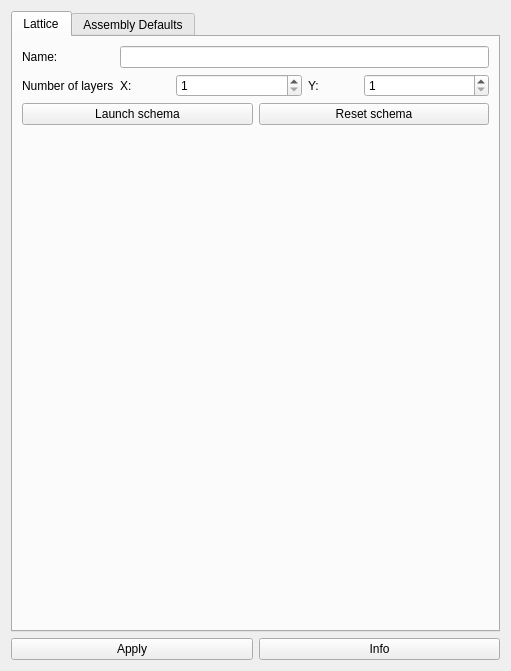
<?xml version="1.0" encoding="UTF-8"?>
<ui version="4.0">
 <class>RGGEditCoreParameters</class>
 <widget class="QWidget" name="RGGEditCoreParameters">
  <property name="geometry">
   <rect>
    <x>0</x>
    <y>0</y>
    <width>511</width>
    <height>671</height>
   </rect>
  </property>
  <property name="windowTitle">
   <string>Form</string>
  </property>
  <layout class="QGridLayout" name="gridLayout">
   <item row="0" column="0">
    <widget class="QTabWidget" name="coreWidget">
     <property name="currentIndex">
      <number>0</number>
     </property>
     <widget class="QWidget" name="lattice">
      <attribute name="title">
       <string>Lattice</string>
      </attribute>
      <layout class="QGridLayout" name="gridLayout_2">
       <item row="5" column="0" colspan="2">
        <layout class="QGridLayout" name="gridLayout_3">
         <item row="0" column="1">
          <widget class="QPushButton" name="resetSchemaPlannerButton">
           <property name="text">
            <string>Reset schema</string>
           </property>
          </widget>
         </item>
         <item row="0" column="0">
          <widget class="QPushButton" name="launchSchemaPlannerButton">
           <property name="text">
            <string>Launch schema</string>
           </property>
          </widget>
         </item>
        </layout>
       </item>
       <item row="1" column="1">
        <layout class="QGridLayout" name="gridLayout_5">
         <item row="1" column="2">
          <widget class="QLabel" name="latticeYLabel">
           <property name="maximumSize">
            <size>
             <width>50</width>
             <height>16777215</height>
            </size>
           </property>
           <property name="text">
            <string>Y:</string>
           </property>
          </widget>
         </item>
         <item row="1" column="0">
          <widget class="QLabel" name="latticeXLabel">
           <property name="maximumSize">
            <size>
             <width>50</width>
             <height>16777215</height>
            </size>
           </property>
           <property name="text">
            <string>X:</string>
           </property>
          </widget>
         </item>
         <item row="1" column="1">
          <widget class="QSpinBox" name="latticeXSpinBox">
           <property name="minimum">
            <number>1</number>
           </property>
          </widget>
         </item>
         <item row="1" column="3">
          <widget class="QSpinBox" name="latticeYSpinBox">
           <property name="minimum">
            <number>1</number>
           </property>
          </widget>
         </item>
        </layout>
       </item>
       <item row="1" column="0">
        <widget class="QLabel" name="label">
         <property name="text">
          <string>Number of layers</string>
         </property>
        </widget>
       </item>
       <item row="6" column="0">
        <spacer name="verticalSpacer">
         <property name="orientation">
          <enum>Qt::Vertical</enum>
         </property>
         <property name="sizeHint" stdset="0">
          <size>
           <width>20</width>
           <height>40</height>
          </size>
         </property>
        </spacer>
       </item>
       <item row="0" column="0">
        <widget class="QLabel" name="nameLabel">
         <property name="text">
          <string>Name:</string>
         </property>
        </widget>
       </item>
       <item row="0" column="1">
        <widget class="QLineEdit" name="nameLineEdit"/>
       </item>
      </layout>
     </widget>
     <widget class="QWidget" name="assemblyDefaults">
      <attribute name="title">
       <string>Assembly Defaults</string>
      </attribute>
      <layout class="QGridLayout" name="gridLayout_11">
       <item row="2" column="0">
        <widget class="QLabel" name="ductThicknessLabel">
         <property name="toolTip">
          <string>&lt;html&gt;&lt;head/&gt;&lt;body&gt;&lt;p&gt;Warning: An inappropriate duct thickness would make pins placed out of the duct. Be carefull about the change.&lt;/p&gt;&lt;/body&gt;&lt;/html&gt;</string>
         </property>
         <property name="text">
          <string>Duct thickness: </string>
         </property>
        </widget>
       </item>
       <item row="1" column="0">
        <widget class="QLabel" name="heightLabel">
         <property name="text">
          <string>Height:</string>
         </property>
        </widget>
       </item>
       <item row="0" column="0">
        <widget class="QLabel" name="zOriginLabel">
         <property name="text">
          <string>Z origin:</string>
         </property>
        </widget>
       </item>
       <item row="1" column="1">
        <widget class="QLineEdit" name="heightLineEdit"/>
       </item>
       <item row="0" column="1">
        <widget class="QLineEdit" name="zOriginLineEdit"/>
       </item>
       <item row="2" column="1">
        <layout class="QGridLayout" name="gridLayout_10">
         <item row="0" column="1">
          <widget class="QDoubleSpinBox" name="ductXThicknessSpinBox">
           <property name="decimals">
            <number>4</number>
           </property>
           <property name="minimum">
            <double>0.100000000000000</double>
           </property>
           <property name="maximum">
            <double>9999.000000000000000</double>
           </property>
           <property name="value">
            <double>10.000000000000000</double>
           </property>
          </widget>
         </item>
         <item row="0" column="3">
          <widget class="QDoubleSpinBox" name="ductYThicknessSpinBox">
           <property name="decimals">
            <number>4</number>
           </property>
           <property name="value">
            <double>10.000000000000000</double>
           </property>
          </widget>
         </item>
         <item row="0" column="0">
          <widget class="QLabel" name="ductXThicknessLabel">
           <property name="minimumSize">
            <size>
             <width>5</width>
             <height>0</height>
            </size>
           </property>
           <property name="maximumSize">
            <size>
             <width>50</width>
             <height>16777215</height>
            </size>
           </property>
           <property name="text">
            <string>X:</string>
           </property>
          </widget>
         </item>
         <item row="0" column="2">
          <widget class="QLabel" name="ductYThicknessLabel">
           <property name="maximumSize">
            <size>
             <width>50</width>
             <height>16777215</height>
            </size>
           </property>
           <property name="text">
            <string>Y:</string>
           </property>
          </widget>
         </item>
        </layout>
       </item>
       <item row="3" column="1">
        <spacer name="verticalSpacer_2">
         <property name="orientation">
          <enum>Qt::Vertical</enum>
         </property>
         <property name="sizeHint" stdset="0">
          <size>
           <width>20</width>
           <height>40</height>
          </size>
         </property>
        </spacer>
       </item>
      </layout>
     </widget>
    </widget>
   </item>
   <item row="2" column="0">
    <layout class="QHBoxLayout" name="horizontalLayout">
     <item>
      <widget class="QPushButton" name="applyButton">
       <property name="text">
        <string>Apply</string>
       </property>
      </widget>
     </item>
     <item>
      <widget class="QPushButton" name="infoButton">
       <property name="text">
        <string>Info</string>
       </property>
      </widget>
     </item>
    </layout>
   </item>
  </layout>
 </widget>
 <resources/>
 <connections/>
</ui>
